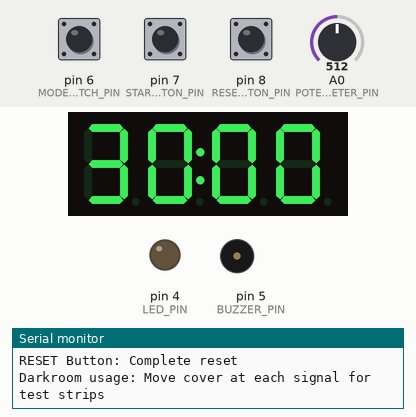
Bench run of a program on a simulated Arduino Uno, built with avr-gcc and run on an emulated ATmega328P. On the bench: 4-digit seven-segment display, output pins drawn as LEDs (lit = HIGH), buzzer (waves = sounding, pin HIGH), the last lines printed to the serial monitor. Inputs (shaded band) come from the test bench; at power-on: pin 7 (START_STOP_BUTTON_PIN) HIGH, pin 6 (MODE_SWITCH_PIN) HIGH, pin 8 (RESET_BUTTON_PIN) HIGH, A0 (POTENTIOMETER_PIN) = 512.

Above: at 1.5 s.
1.6 s: pin 7 (START_STOP_BUTTON_PIN) pulled LOW for 0.15 s
At 2.16 s:
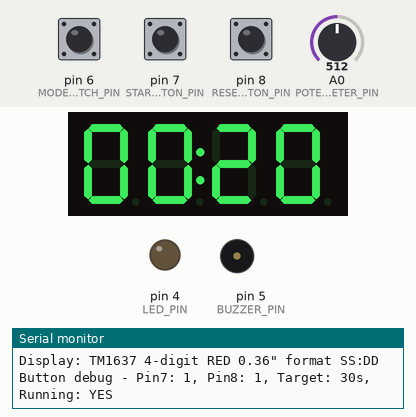
2.3 s: pin 6 (MODE_SWITCH_PIN) pulled LOW for 0.15 s
3.0 s: pin 8 (RESET_BUTTON_PIN) pulled LOW for 0.15 s
At 3.35 s:
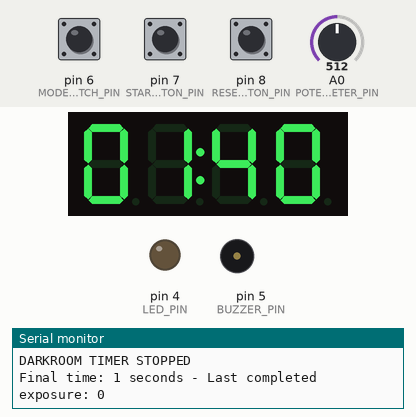
4.9 s: A0 (POTENTIOMETER_PIN) set to 716
At 5.9 s:
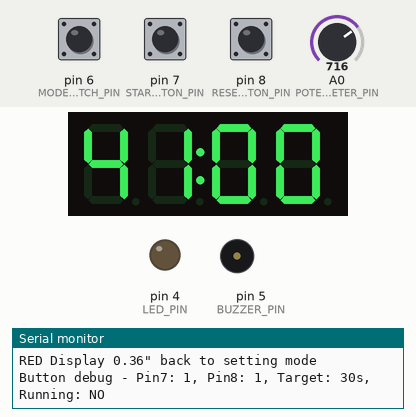
6.4 s: pin 7 (START_STOP_BUTTON_PIN) pulled LOW for 0.15 s
At 7.08 s:
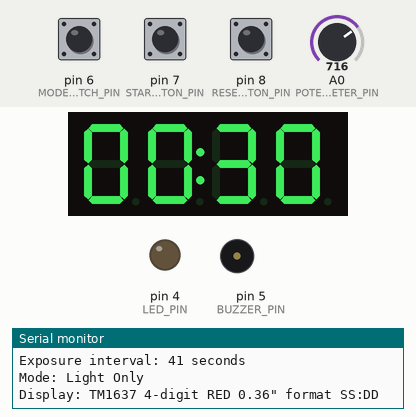
7.1 s: pin 8 (RESET_BUTTON_PIN) pulled LOW for 1 s
At 41.05 s:
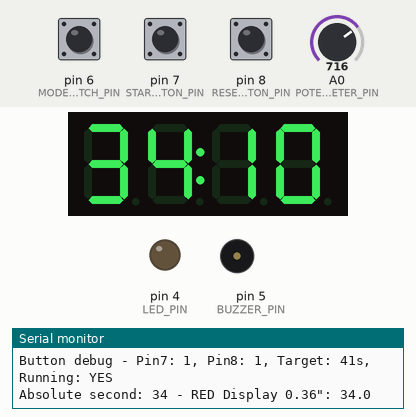
Timing chart, 0 to 49.5 s (numbered marks = the images above; inputs shaded):
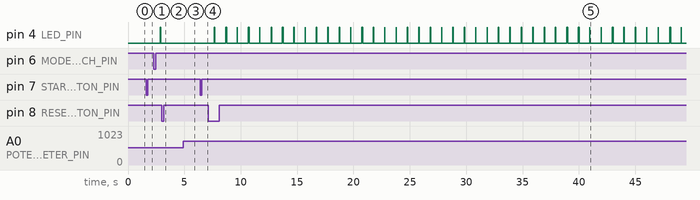

Measured:
- after the input at 1.6 s, the display: first changes after 0.40 s (image 1 shows a later state)
- after the input at 3.0 s, pin 4 (LED_PIN): stops changing and stays LOW
- after the input at 4.9 s, the display: changes after 0.08 s (image 3)
- after the input at 6.4 s, the display: first changes after 0.40 s (image 4 shows a later state)

The program:

main.cpp
```cpp
#include <Arduino.h>

/*
 * Improved Arduino Clone of Paterson Bleep Timer
 * Enhanced precision timer for darkroom test strips with 7-segment display
 *
 * Hardware:
 * - Arduino Nano 328P (https://amzn.eu/d/10km6x2)
 * - TM1637 4-digit RED 0.36" Display (https://amzn.eu/d/fvB8t1u)
 * - 5mm RED LED, Active 5V Buzzer, Switch, 100KΩ Potentiometer, 2x Buttons
 *
 * Darkroom Usage:
 * - Set exposure interval 0-60 seconds (SS:DD format on RED 0.36" display)
 * - Two modes: Sound+Light / Light Only (for different darkroom conditions)
 * - Signals every second + special signals at interval completion (move cover cue)
 * - Reverse exposure method: start with paper covered, move cover at each signal
 * - Power: USB (power bank) or external batteries
 *
 * Libraries: arduino-timer, OneButton, TM1637Display
 */

#include <arduino-timer.h>
#include <OneButton.h>

// Pin Configuration per Arduino Nano 328P
#define DISPLAY_CLK 2        // Pin D2 -> Display TM1637 CLK
#define DISPLAY_DIO 3        // Pin D3 -> Display TM1637 DIO
#define LED_PIN 4            // Pin D4 -> RED LED 5mm + 220Ω Resistor
#define BUZZER_PIN 5         // Pin D5 -> Active 5V Buzzer
#define MODE_SWITCH_PIN 6    // Pin D6 -> Mode switch (internal pull-up)
#define POTENTIOMETER_PIN A0 // Pin A0 -> 100KΩ Potentiometer (center tap)
#define START_STOP_BUTTON_PIN 7  // Pin D7 -> START/STOP Button (internal pull-up)
#define RESET_BUTTON_PIN 8       // Pin D8 -> RESET Button (internal pull-up)

// TM1637 4-digit RED 0.36" 7-segment display (3.3~5.5V compatible)
#include <TM1637Display.h>
TM1637Display display(DISPLAY_CLK, DISPLAY_DIO);

// Precision timer and button handlers
Timer<10> timer;
OneButton startStopButton(START_STOP_BUTTON_PIN, true);
OneButton resetButton(RESET_BUTTON_PIN, true);

// Timer state variables
int targetSeconds = 0;           // Target exposure interval (0-60 seconds)
int currentSecond = 0;           // Current absolute second counter
int displaySecond = 0;           // Second shown on RED 0.36" display (resets at intervals)
int currentTenths = 0;           // Current tenths of second (0-9)
int lastCompletedInterval = 0;   // Last completed exposure interval
bool isRunning = false;          // Timer active state
bool soundEnabled = true;        // Sound+Light vs Light Only mode
unsigned long lastSecondTime = 0;// Timestamp of last second
bool timerActive = false;        // Timer callback active state
bool showingFinalResult = false; // Display showing final result
bool displayBlinkState = false;  // Display blink state for final result
bool displayVisible = true;      // Display visibility during blink
unsigned long lastDisplayBlink = 0; // Last display blink timestamp
const int DISPLAY_BLINK_INTERVAL = 500; // Display blink interval (ms)

// Potentiometer reading variables
int lastPotValue = 0;            // Last potentiometer reading
int potReadInterval = 100;       // Potentiometer read interval (ms) - back to original for responsiveness
unsigned long lastPotRead = 0;   // Last potentiometer read timestamp

// Signal timing constants
const int SHORT_BLINK_DURATION = 50;   // 50ms for short blink
const int LONG_BLINK_DURATION = 200;   // 200ms for long blink
const int SHORT_BEEP_DURATION = 30;    // 30ms for short beep
const int LONG_BEEP_DURATION = 150;    // 150ms for long beep
const int DOUBLE_BLINK_INTERVAL = 100; // Interval between double blinks
const int DISPLAY_BLINK_DURATION = 100; // Display blink duration during signals

// Prototipi funzioni
void setupButtons();
void setupDisplay();
bool timerCallback(void*);
bool tenthsCallback(void*);
void startTimer();
void stopTimer();
void shortSignal();
void longSignal();
void doubleSignal();
void blinkDisplay();
void updateDisplay();
void startStopButtonClick();
void resetButtonClick();
void readModeSwitch();
void readPotentiometer();

void setup() {
  Serial.begin(9600);

  // Inizializzazione pin Arduino Nano 328P
  pinMode(LED_PIN, OUTPUT);
  pinMode(BUZZER_PIN, OUTPUT);
  pinMode(MODE_SWITCH_PIN, INPUT_PULLUP);
  pinMode(POTENTIOMETER_PIN, INPUT);

  // Inizializzazione componenti
  setupDisplay();
  setupButtons();

  // Read initial potentiometer value
  readPotentiometer();

  // Set initial state
  digitalWrite(LED_PIN, LOW);
  digitalWrite(BUZZER_PIN, LOW);

  updateDisplay();

  Serial.println("Improved Arduino Clone of Paterson Bleep Timer - Ready!");
  Serial.println("Display: TM1637 4-digit RED 0.36\" (3.3~5.5V)");
  Serial.println("Potentiometer: Set exposure interval 0-60 seconds");
  Serial.println("Display format: SS:DD (seconds:tenths)");
  Serial.println("START/STOP Button: Start/Stop timer");
  Serial.println("RESET Button: Complete reset");
  Serial.println("Darkroom usage: Move cover at each signal for test strips");
}

void loop() {
  // Update precision timer
  timer.tick();

  // DIRECT BUTTON TEST - bypass OneButton library for debugging
  static bool lastPin7State = HIGH;
  static bool lastPin8State = HIGH;
  bool currentPin7 = digitalRead(START_STOP_BUTTON_PIN);
  bool currentPin8 = digitalRead(RESET_BUTTON_PIN);

  // Detect pin state changes directly
  if (currentPin7 != lastPin7State) {
    Serial.print("DIRECT PIN7 CHANGE: ");
    Serial.print(lastPin7State ? "HIGH" : "LOW");
    Serial.print(" -> ");
    Serial.println(currentPin7 ? "HIGH" : "LOW");
    if (currentPin7 == LOW) {
      Serial.println("*** START/STOP BUTTON PRESSED (direct detection) ***");
    }
    lastPin7State = currentPin7;
  }

  if (currentPin8 != lastPin8State) {
    Serial.print("DIRECT PIN8 CHANGE: ");
    Serial.print(lastPin8State ? "HIGH" : "LOW");
    Serial.print(" -> ");
    Serial.println(currentPin8 ? "HIGH" : "LOW");
    if (currentPin8 == LOW) {
      Serial.println("*** RESET BUTTON PRESSED (direct detection) ***");
    }
    lastPin8State = currentPin8;
  }

  // Update button states - high priority for responsiveness
  startStopButton.tick();
  resetButton.tick();

  // Debug button state every 2 seconds to avoid serial spam
  static unsigned long lastDebugTime = 0;
  if (millis() - lastDebugTime > 2000) {
    lastDebugTime = millis();
    Serial.print("Button debug - Pin7: ");
    Serial.print(digitalRead(START_STOP_BUTTON_PIN));
    Serial.print(", Pin8: ");
    Serial.print(digitalRead(RESET_BUTTON_PIN));
    Serial.print(", Target: ");
    Serial.print(targetSeconds);
    Serial.print("s, Running: ");
    Serial.println(isRunning ? "YES" : "NO");
  }

  // Read potentiometer ONLY when not running (prevents interference during timer)
  if (!isRunning) {
    readPotentiometer();
  }

  // Handle display blinking when showing final result
  if (showingFinalResult) {
    if (millis() - lastDisplayBlink > DISPLAY_BLINK_INTERVAL) {
      displayVisible = !displayVisible;
      lastDisplayBlink = millis();
    }
  } else {
    displayVisible = true; // Always visible when not showing final result
  }

  // Read mode switch state
  readModeSwitch();

  // Update RED 0.36" display
  updateDisplay();

  delay(1); // Small delay for system stability
}

void setupButtons() {
  startStopButton.attachClick(startStopButtonClick);
  resetButton.attachClick(resetButtonClick);

  // Modern OneButton API - using Ms methods instead of deprecated Ticks
  startStopButton.setDebounceTicks(50);
  startStopButton.setClickTicks(300);

  resetButton.setDebounceTicks(50);
  resetButton.setClickTicks(300);
}

void setupDisplay() {
  // TM1637 4-digit RED 0.36" display - Medium brightness (8 levels available)
  display.setBrightness(0x0a); // Medium brightness for RED 0.36" display
  display.clear();
}

bool timerCallback(void*) {
  if (!isRunning) return false;

  currentSecond++;
  displaySecond++;
  currentTenths = 0; // Reset tenths at each second

  // Check if we reached a multiple of target interval (exposure complete)
  if (currentSecond % targetSeconds == 0) {
    // Update last completed exposure interval
    lastCompletedInterval = currentSecond;

    // Reset display counter to start from zero
    displaySecond = 0;

    // Special signal (double) - always when exposure interval reached
    doubleSignal();
    Serial.print("EXPOSURE INTERVAL REACHED: ");
    Serial.print(currentSecond);
    Serial.print(" seconds (");
    Serial.print(currentSecond / targetSeconds);
    Serial.println("x interval) - MOVE COVER - Display reset to 0");
  } else {
    // LED blinks every second in BOTH modes (Light Only and Sound+Light)
    shortSignal();
    // Sound differs: beep only if sound enabled, LED always blinks
  }

  Serial.print("Absolute second: ");
  Serial.print(currentSecond);
  Serial.print(" - RED Display 0.36\": ");
  Serial.print(displaySecond);
  Serial.print(".");
  Serial.println(currentTenths);

  return true; // Continue timer
}

bool tenthsCallback(void*) {
  if (!isRunning) return false;

  currentTenths++;
  if (currentTenths > 9) {
    currentTenths = 0; // Safety check, should never happen
  }

  return true; // Continue timer
}

void startTimer() {
  if (isRunning) return;

  isRunning = true;
  currentSecond = 0;
  displaySecond = 0;
  currentTenths = 0;
  lastCompletedInterval = 0;
  showingFinalResult = false;
  timerActive = true;

  // Set timer callback every second (1000ms)
  timer.every(1000, timerCallback);

  // Set timer callback for tenths of second (100ms)
  timer.every(100, tenthsCallback);

  Serial.println("DARKROOM TIMER STARTED");
  Serial.print("Exposure interval: ");
  Serial.print(targetSeconds);
  Serial.println(" seconds");
  Serial.print("Mode: ");
  Serial.println(soundEnabled ? "Sound + Light" : "Light Only");
  Serial.println("Display: TM1637 4-digit RED 0.36\" format SS:DD");
}

void stopTimer() {
  if (!isRunning) return;

  // Calculate last completed exposure interval (nearest multiple below)
  int finalInterval = (currentSecond / targetSeconds) * targetSeconds;
  if (finalInterval == 0 && currentSecond > 0) {
    finalInterval = 0; // Never reached first interval
  }

  isRunning = false;
  timerActive = false;
  showingFinalResult = true;
  lastCompletedInterval = finalInterval;

  // Cancel all timers
  timer.cancel();

  // Turn off LED and buzzer
  digitalWrite(LED_PIN, LOW);
  digitalWrite(BUZZER_PIN, LOW);

  Serial.println("DARKROOM TIMER STOPPED");
  Serial.print("Final time: ");
  Serial.print(currentSecond);
  Serial.print(" seconds - Last completed exposure: ");
  Serial.println(finalInterval);
  Serial.println("RED Display 0.36\" shows last completed exposure time");

  // Reset counters for next use
  currentSecond = 0;
  displaySecond = 0;
  currentTenths = 0;
}

void shortSignal() {
  // Short LED blink (progress indication) - always active
  digitalWrite(LED_PIN, HIGH);
  timer.in(SHORT_BLINK_DURATION, [](void*) -> bool {
    digitalWrite(LED_PIN, LOW);
    return false;
  });

  // Blink display along with LED
  blinkDisplay();

  // Short beep (only if sound enabled)
  if (soundEnabled) {
    digitalWrite(BUZZER_PIN, HIGH);
    timer.in(SHORT_BEEP_DURATION, [](void*) -> bool {
      digitalWrite(BUZZER_PIN, LOW);
      return false;
    });
  }
}

void longSignal() {
  // Long LED blink
  digitalWrite(LED_PIN, HIGH);
  timer.in(LONG_BLINK_DURATION, [](void*) -> bool {
    digitalWrite(LED_PIN, LOW);
    return false;
  });

  // Long beep (if sound enabled)
  if (soundEnabled) {
    digitalWrite(BUZZER_PIN, HIGH);
    timer.in(LONG_BEEP_DURATION, [](void*) -> bool {
      digitalWrite(BUZZER_PIN, LOW);
      return false;
    });
  }
}

void doubleSignal() {
  // First signal LED (always active when exposure interval reached)
  digitalWrite(LED_PIN, HIGH);
  if (soundEnabled) {
    digitalWrite(BUZZER_PIN, HIGH);
  }

  // Blink display for first signal
  blinkDisplay();

  // Turn off after short duration
  timer.in(SHORT_BLINK_DURATION, [](void*) -> bool {
    digitalWrite(LED_PIN, LOW);
    if (soundEnabled) {
      digitalWrite(BUZZER_PIN, LOW);
    }
    return false;
  });

  // Second signal after pause (LED always, buzzer only if enabled)
  timer.in(DOUBLE_BLINK_INTERVAL, [](void*) -> bool {
    digitalWrite(LED_PIN, HIGH);
    if (soundEnabled) {
      digitalWrite(BUZZER_PIN, HIGH);
    }

    // Blink display for second signal (delayed)
    timer.in(10, [](void*) -> bool {
      blinkDisplay();
      return false;
    });

    // Turn off second signal
    timer.in(SHORT_BLINK_DURATION, [](void*) -> bool {
      digitalWrite(LED_PIN, LOW);
      if (soundEnabled) {
        digitalWrite(BUZZER_PIN, LOW);
      }
      return false;
    });

    return false;
  });
}

void blinkDisplay() {
  // Turn off display briefly for blink effect
  display.clear();
  timer.in(DISPLAY_BLINK_DURATION, [](void*) -> bool {
    // Display will be updated normally in the main loop
    return false;
  });
}

void updateDisplay() {
  // TM1637 4-digit RED 0.36" display format SS:DD (seconds:tenths)
  int displaySeconds = 0;
  int displayTenths = 0;

  if (showingFinalResult) {
    // Show last completed exposure interval format SS:00 (blinking)
    if (displayVisible) { // Only show when visible (for blinking effect)
      displaySeconds = lastCompletedInterval;
      displayTenths = 0;
    } else {
      // Turn off display during blink
      display.clear();
      return;
    }
  } else if (isRunning) {
    // Show current seconds:tenths format SS:DD during execution
    displaySeconds = displaySecond;
    displayTenths = currentTenths;
  } else {
    // Show target value when stopped format SS:00
    displaySeconds = targetSeconds;
    displayTenths = 0;
  }

  // Create 4-digit display value: SSDD (but we'll show SS:DD)
  int displayValue = displaySeconds * 100 + displayTenths * 10;

  // Show with colon separator (0b01000000 = colon between 2nd and 3rd digit)
  display.showNumberDecEx(displayValue, 0b01000000, true, 4, 0);
}

void resetButtonClick() {
  Serial.println("RESET BUTTON PRESSED!");
  // Complete reset of all settings
  stopTimer();
  showingFinalResult = false;
  displayVisible = true;
  lastCompletedInterval = 0;

  // Force potentiometer read to get current setting
  readPotentiometer();

  Serial.println("COMPLETE RESET");
  Serial.println("All settings cleared - reading potentiometer");
  Serial.println("RED Display 0.36\" back to setting mode");
}

void readPotentiometer() {
  // Read only if enough time has passed
  if (millis() - lastPotRead < potReadInterval) {
    return;
  }

  lastPotRead = millis();

  // Read multiple times and average for stability (reduced from 5 to 3)
  int sum = 0;
  for (int i = 0; i < 3; i++) {
    sum += analogRead(POTENTIOMETER_PIN);
    delay(1); // Small delay between reads
  }
  int rawValue = sum / 3; // Average of 3 readings

  int newTarget = map(rawValue, 0, 1023, 0, 60);

  // Minimal hysteresis: allow gradual changes (0->1->2->3, not 0->7)
  if (abs(newTarget - targetSeconds) > 0) {  // Back to 0 for gradual changes
    targetSeconds = newTarget;

    // If showing final result, return to setting mode
    if (showingFinalResult) {
      showingFinalResult = false;
      Serial.print("Potentiometer moved - Exposure interval changed: ");
      Serial.print(targetSeconds);
      Serial.println(" seconds - RED Display back to setting mode");
    }
  }
}

void startStopButtonClick() {
  Serial.println("START/STOP BUTTON PRESSED!");

  if (showingFinalResult) {
    // If showing final result, return to normal setting mode
    showingFinalResult = false;
    displayVisible = true;
    // Force potentiometer read to get current setting
    readPotentiometer();
    Serial.println("Returned to setting mode - reading potentiometer");
    return;
  }

  if (isRunning) {
    Serial.println("Timer running - STOPPING timer");
    stopTimer();
  } else {
    Serial.println("Timer stopped - STARTING timer");
    startTimer();
  }
}

void readModeSwitch() {
  static bool lastSwitchState = true;
  bool currentSwitchState = digitalRead(MODE_SWITCH_PIN);

  if (currentSwitchState != lastSwitchState) {
    soundEnabled = !currentSwitchState; // Switch to ground = sound disabled
    Serial.print("Darkroom mode changed: ");
  Serial.println(soundEnabled ? "Sound + Light" : "Light Only");
    lastSwitchState = currentSwitchState;
  }
} 
```
